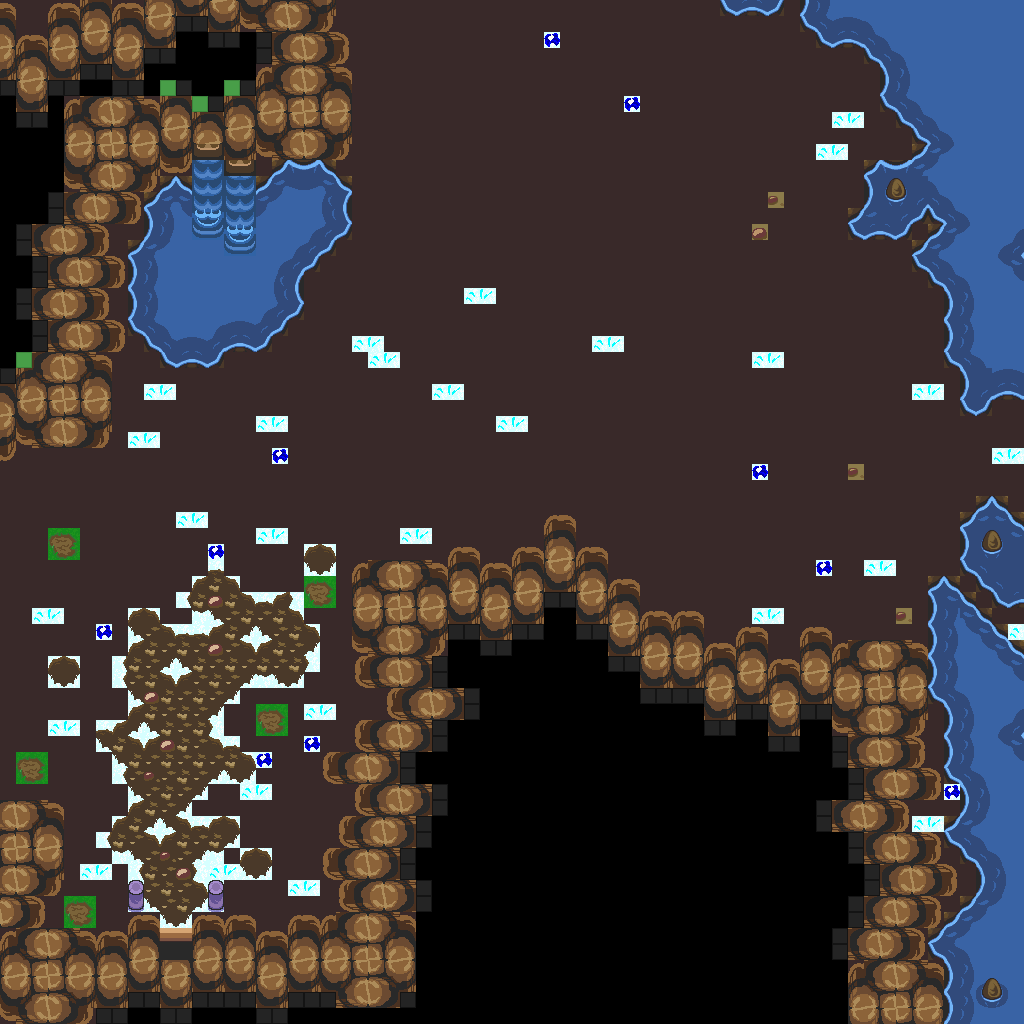

Below is a game level as drawn by its tile map, then a one-line description and the .tmx that defines it (tile-layer data replaced by summaries):
An orthogonal 64x64 tile map with 16x16 px tiles, 1 tile layer (base), 2 hidden layers not drawn and 3 objects.

<map version="1.10" tiledversion="1.12.1" orientation="orthogonal" renderorder="right-down" width="64" height="64" tilewidth="16" tileheight="16" infinite="0" nextlayerid="4" nextobjectid="4">
 <tileset firstgid="1" source="../classiciphone_pics4.tsx" />
 <layer id="1" name="base" width="64" height="64">
  <data>[4096 cells, 4096 non-empty, 113 distinct tile ids]</data>
 </layer>
 <layer id="2" name="collision" width="64" height="64" visible="0">
  <properties><property name="collision" value="true" /></properties>
  <data>[4096 cells, 1564 non-empty, 1 distinct tile ids]</data>
 </layer>
 <layer id="3" name="water" width="64" height="64" visible="0">
  <properties><property name="terrain" value="water" /></properties>
  <data>[4096 cells, 455 non-empty, 1 distinct tile ids]</data>
 </layer>
 <objectgroup id="4" name="npcs">
  <object id="1" x="144.0" y="224.0" width="16" height="16">
   <properties>
    <property name="gani" value="light4.png" />
    <property name="script" type="string">-- Auto-converted from GraalScript
-- // NPC made by Stefan Knorr
-- if (created) {
-- setimg light4.png;
self.dontblock = true
end
-- [CLIENT-SIDE — server no-op]
-- if (playerenters) {
-- setcoloreffect 0,0,1,0.99;
-- setzoomeffect 2;
-- drawaslight;
-- }</property>
   </properties>
  </object>
  <object id="2" x="224.0" y="144.0" width="16" height="16">
   <properties>
    <property name="gani" value="light4.png" />
    <property name="script" type="string">-- Auto-converted from GraalScript
-- // NPC made by Stefan Knorr
-- if (created) {
-- setimg light4.png;
self.dontblock = true
end
-- [CLIENT-SIDE — server no-op]
-- if (playerenters) {
-- setcoloreffect 0,0,1,0.99;
-- setzoomeffect 2;
-- drawaslight;
-- }</property>
   </properties>
  </object>
  <object id="3" x="112.0" y="448.0" width="16" height="16">
   <properties>
    <property name="script" type="string">-- Auto-converted from GraalScript
-- [CLIENT-SIDE — server no-op]
-- function onPlayerEnters() {
-- temp.sys = findweapon("-system_moving");
-- temp.sys.tiles = temp.sys.tiles_nowater;
-- }
-- function onPlayerLeaves() {
-- temp.sys = findweapon("-system_moving");
-- temp.sys.tiles = temp.sys.tiles_default;
-- }</property>
   </properties>
  </object>
 </objectgroup>
</map>
